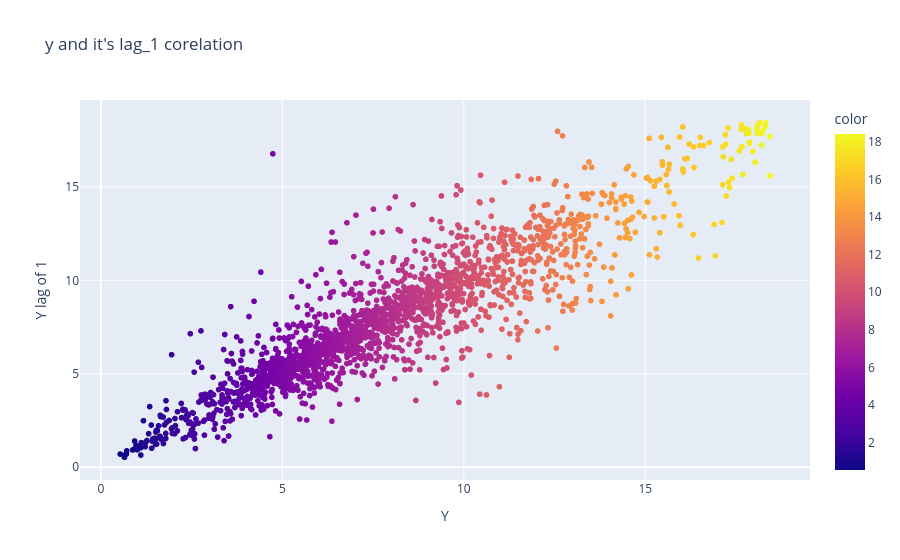

The notebook cell saved with this chart:
### Code cell
fig = px.scatter(x=y, y=y.shift(1), title="y and it's lag_1 corelation", color=y)
fig.update_layout(xaxis_title= "Y", yaxis_title="Y lag of 1")
fig.show()

### Figure 1 — Plotly figure (JSON) as saved in the notebook; plotly's stock layout.template omitted (floating-point values rounded to 4 significant figures; data arrays with more than 128 entries replaced by an {"elided": "..."} marker saying what was removed)
{"data": [{"hovertemplate": "x=%{x}<br>y=%{y}<br>color=%{marker.color}<extra></extra>", "legendgroup": "", "marker": {"color": {"elided": "2140 float values"}, "coloraxis": "coloraxis", "symbol": "circle"}, "mode": "markers", "name": "", "showlegend": false, "type": "scattergl", "x": {"elided": "2140 float values"}, "xaxis": "x", "y": {"elided": "2140 float values"}, "yaxis": "y"}], "layout": {"coloraxis": {"colorbar": {"title": {"text": "color"}}, "colorscale": [[0, "#0d0887"], [0.1111, "#46039f"], [0.2222, "#7201a8"], [0.3333, "#9c179e"], [0.4444, "#bd3786"], [0.5556, "#d8576b"], [0.6667, "#ed7953"], [0.7778, "#fb9f3a"], [0.8889, "#fdca26"], [1, "#f0f921"]]}, "legend": {"tracegroupgap": 0}, "title": {"text": "y and it's lag_1 corelation"}, "xaxis": {"anchor": "y", "domain": [0, 1], "title": {"text": "Y"}}, "yaxis": {"anchor": "x", "domain": [0, 1], "title": {"text": "Y lag of 1"}}}}
